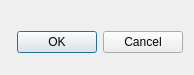
<?xml version="1.0" encoding="UTF-8"?>
<ui version="4.0">
 <class>PlayerChangeDialog</class>
 <widget class="QDialog" name="PlayerChangeDialog">
  <property name="windowModality">
   <enum>Qt::WindowModal</enum>
  </property>
  <property name="geometry">
   <rect>
    <x>0</x>
    <y>0</y>
    <width>194</width>
    <height>75</height>
   </rect>
  </property>
  <property name="windowTitle">
   <string>Player Change</string>
  </property>
  <layout class="QVBoxLayout" name="verticalLayout">
   <item>
    <layout class="QFormLayout" name="formLayout">
     <property name="horizontalSpacing">
      <number>15</number>
     </property>
     <property name="bottomMargin">
      <number>10</number>
     </property>
    </layout>
   </item>
   <item>
    <widget class="QDialogButtonBox" name="buttonBox">
     <property name="orientation">
      <enum>Qt::Horizontal</enum>
     </property>
     <property name="standardButtons">
      <set>QDialogButtonBox::Cancel|QDialogButtonBox::Ok</set>
     </property>
    </widget>
   </item>
  </layout>
 </widget>
 <resources/>
 <connections>
  <connection>
   <sender>buttonBox</sender>
   <signal>accepted()</signal>
   <receiver>PlayerChangeDialog</receiver>
   <slot>accept()</slot>
   <hints>
    <hint type="sourcelabel">
     <x>248</x>
     <y>254</y>
    </hint>
    <hint type="destinationlabel">
     <x>157</x>
     <y>274</y>
    </hint>
   </hints>
  </connection>
  <connection>
   <sender>buttonBox</sender>
   <signal>rejected()</signal>
   <receiver>PlayerChangeDialog</receiver>
   <slot>reject()</slot>
   <hints>
    <hint type="sourcelabel">
     <x>316</x>
     <y>260</y>
    </hint>
    <hint type="destinationlabel">
     <x>286</x>
     <y>274</y>
    </hint>
   </hints>
  </connection>
 </connections>
</ui>
